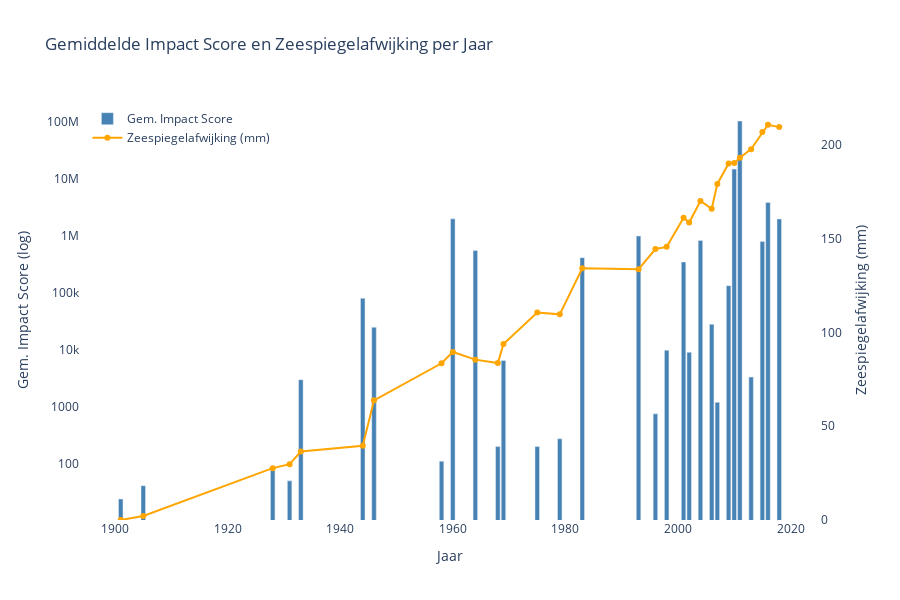

This figure's notebook cell:
### Markdown cell above
## kopje argument 1

tekst die erbij hoort: introductie tot het argument ect.

### Code cell
import plotly.graph_objs as go
import plotly.express as px
import pandas as pd

from plotly.offline import init_notebook_mode
init_notebook_mode(connected=True)
sea_level_df = pd.read_csv("Global_sea_level_rise.csv")

sea_df = pd.read_csv('Global_sea_level_rise.csv')
dist_df = pd.read_csv('1900_2021_DISASTERS.xlsx - emdat data.csv')

tsunami_df = dist_df[dist_df['Disaster Subtype'].str.lower() == 'tsunami'].copy()
flood_df = dist_df[dist_df['Disaster Subtype'].str.lower() == 'flood'].copy()

tsunami_df.columns = tsunami_df.columns.str.strip()
flood_df.columns = flood_df.columns.str.strip()
sea_df.rename(columns={'year': 'Year'}, inplace=True)

#subsets om samen te voegen
tsunami_subset = tsunami_df[['Year', 'Disaster Subtype', 'Country', 'Region', 'Continent', 'Origin', 'River Basin',
                             'Total Deaths', 'Total Affected', "Total Damages ('000 US$)", 'Latitude', 'Longitude', 'Location']]

flood_subset = flood_df[['Year', 'Disaster Subtype', 'Country', 'Region', 'Continent', 'Origin', 'River Basin',
                         'Total Deaths', 'Total Affected', "Total Damages ('000 US$)", 'Latitude', 'Longitude', 'Location']]

#eerste twee samen voegen
disaster_df = pd.concat([tsunami_subset, flood_subset], ignore_index=True)

#laatste samenvoegen
merged_df = disaster_df.merge(sea_df[['Year', 'mmfrom1993-2008average']], on='Year', how='left')

#missende waardes invullen met 0
merged_df = merged_df.fillna(0)

import numpy as np 
merged_df['Total Deaths'] = pd.to_numeric(merged_df['Total Deaths'], errors='coerce').fillna(0)
merged_df['Total Affected'] = pd.to_numeric(merged_df['Total Affected'], errors='coerce').fillna(0)
merged_df["Total Damages ('000 US$)"] = pd.to_numeric(merged_df["Total Damages ('000 US$)"], errors='coerce').fillna(0)

merged_df['Impact_Score'] = merged_df[['Total Deaths', 'Total Affected', "Total Damages ('000 US$)"]].max(axis=1)

merged_df = merged_df[(merged_df['Latitude'] != 0) & (merged_df['Longitude'] != 0)]

filtered_df = merged_df[merged_df['Impact_Score'] > 0].copy()

filtered_df['Impact_Score_Log'] = filtered_df['Impact_Score'].apply(lambda x: np.log10(x + 1))

filtered_df['Year'] = pd.to_numeric(filtered_df['Year'], errors='coerce')
filtered_df = filtered_df.dropna(subset=['Year'])
filtered_df = filtered_df.sort_values('Year')
filtered_df['Year'] = filtered_df['Year'].astype(int)


avg_impact_per_year = filtered_df.groupby('Year')['Impact_Score'].mean().reset_index()

fig = go.Figure()


fig.add_trace(go.Bar(
    x=avg_impact_per_year['Year'],
    y=avg_impact_per_year['Impact_Score'],
    name='Gem. Impact Score',
    marker_color='steelblue',
    yaxis='y1',
    hovertemplate='Jaar: %{x}<br>Gem. Impact Score: %{y}<extra></extra>'
))
# Maak zeespiegelwaarden relatief t.o.v. het eerste jaar
first_year = filtered_df['Year'].min()
baseline = filtered_df.loc[filtered_df['Year'] == first_year, 'mmfrom1993-2008average'].values[0]
filtered_df['mmfrom1993-2008average'] = filtered_df['mmfrom1993-2008average'] - baseline

sea_level_data = filtered_df[['Year', 'mmfrom1993-2008average']].drop_duplicates()

fig.add_trace(go.Scatter(
    x=sea_level_data['Year'],
    y=sea_level_data['mmfrom1993-2008average'],
    name='Zeespiegelafwijking (mm)',
    mode='lines+markers',
    line=dict(color='orange', width=2),
    yaxis='y2',
    hovertemplate='Jaar: %{x}<br>Zeespiegelafwijking: %{y} mm<extra></extra>'
))

fig.update_layout(
    title="Gemiddelde Impact Score en Zeespiegelafwijking per Jaar",
    xaxis=dict(title='Jaar'),
    yaxis=dict(
        title='Gem. Impact Score',
        showgrid=False,
        side='left',
        rangemode='tozero'
    ),
    yaxis2=dict(
        title='Zeespiegelafwijking (mm)',
        overlaying='y',
        side='right',
        showgrid=False,
        rangemode='tozero'
    ),
    legend=dict(x=0.01, y=0.99),
    height=600,
    plot_bgcolor='white'
)

fig.update_layout(
    yaxis=dict(
        title='Gem. Impact Score (log)',
        type='log', 
        showgrid=False,
        side='left',
        rangemode='tozero'
    ),
)

fig.show()

### Figure 1 — Plotly figure (JSON) as saved in the notebook; plotly's stock layout.template omitted (floating-point values rounded to 4 significant figures)
{"data": [{"hovertemplate": "Jaar: %{x}<br>Gem. Impact Score: %{y}<extra></extra>", "marker": {"color": "steelblue"}, "name": "Gem. Impact Score", "type": "bar", "x": [1901, 1905, 1928, 1931, 1933, 1944, 1946, 1958, 1960, 1964, 1968, 1969, 1975, 1979, 1983, 1993, 1996, 1998, 2001, 2002, 2004, 2006, 2007, 2009, 2010, 2011, 2013, 2015, 2016, 2018], "y": [24.0, 41.0, 77.5, 50.0, 3000.0, 80570.0, 25000.0, 111.0, 2003000.0, 555500.0, 200.0, 6532.0, 200.0, 275.0, 416000.0, 1000000.0, 752.0, 9867.0, 350000.0, 9082.0, 833000.0, 28100.0, 1197.0, 134000.0, 15010000.0, 105000000.0, 3329.0, 800000.0, 3900000.0, 2000000.0], "yaxis": "y"}, {"hovertemplate": "Jaar: %{x}<br>Zeespiegelafwijking: %{y} mm<extra></extra>", "line": {"color": "orange", "width": 2}, "mode": "lines+markers", "name": "Zeespiegelafwijking (mm)", "type": "scatter", "x": [1901, 1905, 1928, 1931, 1933, 1944, 1946, 1958, 1960, 1964, 1968, 1969, 1975, 1979, 1983, 1993, 1996, 1998, 2001, 2002, 2004, 2006, 2007, 2009, 2010, 2011, 2013, 2015, 2016, 2018], "y": [0.0, 2.133, 27.67, 29.8, 36.57, 39.6, 63.87, 83.63, 89.67, 85.57, 83.73, 93.93, 110.7, 109.7, 134.3, 133.8, 144.6, 145.7, 161.3, 158.7, 170.2, 166.1, 179.3, 190.2, 190.4, 193.3, 197.9, 207.0, 210.9, 209.6], "yaxis": "y2"}], "layout": {"height": 600, "legend": {"x": 0.01, "y": 0.99}, "plot_bgcolor": "white", "title": {"text": "Gemiddelde Impact Score en Zeespiegelafwijking per Jaar"}, "xaxis": {"title": {"text": "Jaar"}}, "yaxis": {"rangemode": "tozero", "showgrid": false, "side": "left", "title": {"text": "Gem. Impact Score (log)"}, "type": "log"}, "yaxis2": {"overlaying": "y", "rangemode": "tozero", "showgrid": false, "side": "right", "title": {"text": "Zeespiegelafwijking (mm)"}}}}
